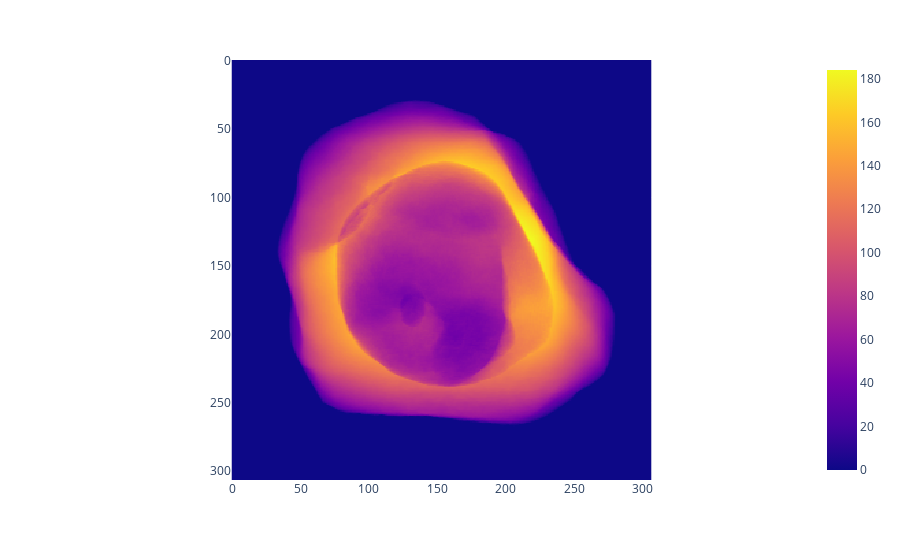

Here is the notebook cell this chart was saved with:
### Code cell
import itkwidgets
import tomobase
from tomobase import phantoms
import tomobase.processes.forward_project
import tomobase.tiltschemes
import plotly.express as px
scheme = tomobase.tiltschemes.GRS(-70,70, 0)
angles = [scheme.get_angle() for i in range(60)]
sino = tomobase.processes.project(phantoms.nanocage(),angles)
#itkwidgets.view(sino.data)
img = sino.data[0,:,:]
fig = px.imshow(img)
fig.show()

### Figure 1 — Plotly figure (JSON) as saved in the notebook; plotly's stock layout.template omitted (floating-point values rounded to 4 significant figures; data arrays with more than 128 entries replaced by an {"elided": "..."} marker saying what was removed)
{"data": [{"coloraxis": "coloraxis", "hovertemplate": "x: %{x}<br>y: %{y}<br>color: %{z}<extra></extra>", "name": "0", "type": "heatmap", "xaxis": "x", "yaxis": "y", "z": {"elided": "307x307 float values"}}], "layout": {"coloraxis": {"colorscale": [[0, "#0d0887"], [0.1111, "#46039f"], [0.2222, "#7201a8"], [0.3333, "#9c179e"], [0.4444, "#bd3786"], [0.5556, "#d8576b"], [0.6667, "#ed7953"], [0.7778, "#fb9f3a"], [0.8889, "#fdca26"], [1, "#f0f921"]]}, "margin": {"t": 60}, "xaxis": {"anchor": "y", "constrain": "domain", "domain": [0, 1], "scaleanchor": "y"}, "yaxis": {"anchor": "x", "autorange": "reversed", "constrain": "domain", "domain": [0, 1]}}}
